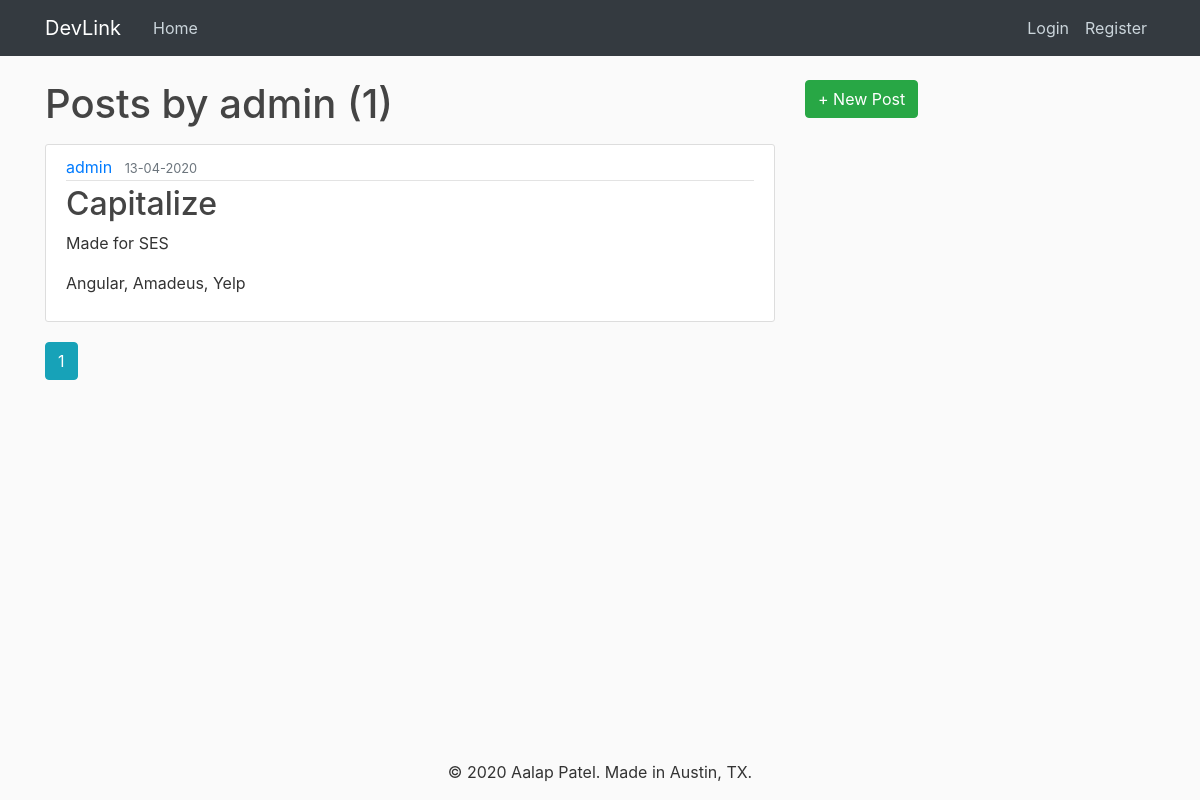
Before: /user/admin?page= with the older database file.
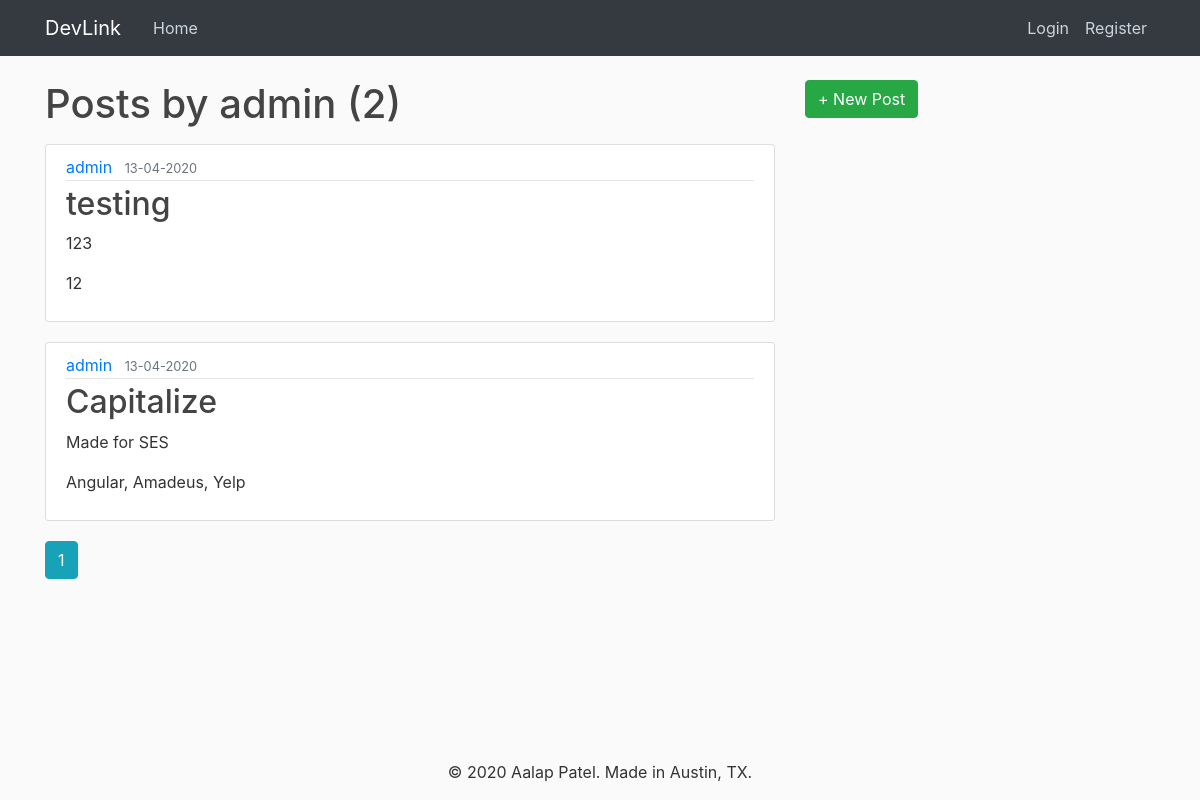
After: the same page with the newer database file.
### devlink/models.py (models this page shows, shortened)
class Post(db.Model):
    id = db.Column(db.Integer, primary_key=True)
    title = db.Column(db.String(100), nullable=False)
    date_posted = db.Column(db.DateTime, nullable=False,
                            default=datetime.utcnow)
    content = db.Column(db.Text, nullable=False)
    technologies = db.Column(db.Text, nullable=False)
    collaborators = db.Column(db.Text, nullable=False)
    user_id = db.Column(db.Integer, db.ForeignKey('user.id'), nullable=False)

class User(db.Model, UserMixin):
    id = db.Column(db.Integer, primary_key=True)
    username = db.Column(db.String(20), unique=True, nullable=False)
    email = db.Column(db.String(120), unique=True, nullable=False)
    image_file = db.Column(db.String(20), nullable=False,
                           default='default.jpg')
    password = db.Column(db.String(60), nullable=False)
    posts = db.relationship('Post', backref='author', lazy=True)

### devlink/routes.py (the view)
@app.route("/user/<string:username>")
def user_posts(username):
    page = request.args.get('page', 1, type=int)
    user = User.query.filter_by(username=username).first_or_404()
    posts = Post.query.filter_by(author=user)\
        .order_by(Post.date_posted.desc())\
        .paginate(page=page, per_page=5)
    return render_template('user_posts.html', posts=posts, user=user)

### devlink/templates/user_posts.html
{% extends "layout.html" %}
{% block content %}
<h1 class="mb-3">Posts by {{ user.username }} ({{ posts.total }})</h1>
    {% for post in posts.items %}
        <article class="media content-section">
          <div class="media-body">
            <div class="article-metadata">
              <a class="mr-2" href="{{ url_for('user_posts', username=post.author.username, page=page_num) }}">{{ post.author.username }}</a>
              <small class="text-muted">{{ post.date_posted.strftime('%d-%m-%Y') }}</small>
            </div>
            <h2><a class="article-title" href="{{ url_for('post', post_id=post.id) }}">{{ post.title }}</a></h2>
            <p class="article-content">{{ post.content }}</p>
            <p class="article-content">{{ post.technologies }}</p>
          </div>
        </article>
    {% endfor %}
    {% for page_num in posts.iter_pages(left_edge=1, right_edge=1, left_current=1, right_current=2) %}
      {% if page_num %}
        {% if posts.page == page_num %}
          <a class="btn btn-info mb-4" href="{{ url_for('user_posts', username=user.username, page=page_num) }}">{{ page_num }}</a>
        {% else %}
          <a class="btn btn-outline-info mb-4" href="{{ url_for('user_posts', username=user.username, page=page_num) }}">{{ page_num }}</a>
        {% endif %}
      {% else %}
        ...
      {% endif %}
    {% endfor %}
{% endblock content %}

Changed rows visible on the page:
added Post: author.username "admin", date_posted "13-04-2020", title "testing", content "123", technologies "12"
Other visible differences:
{{ posts.total }}: "1" → "2"
